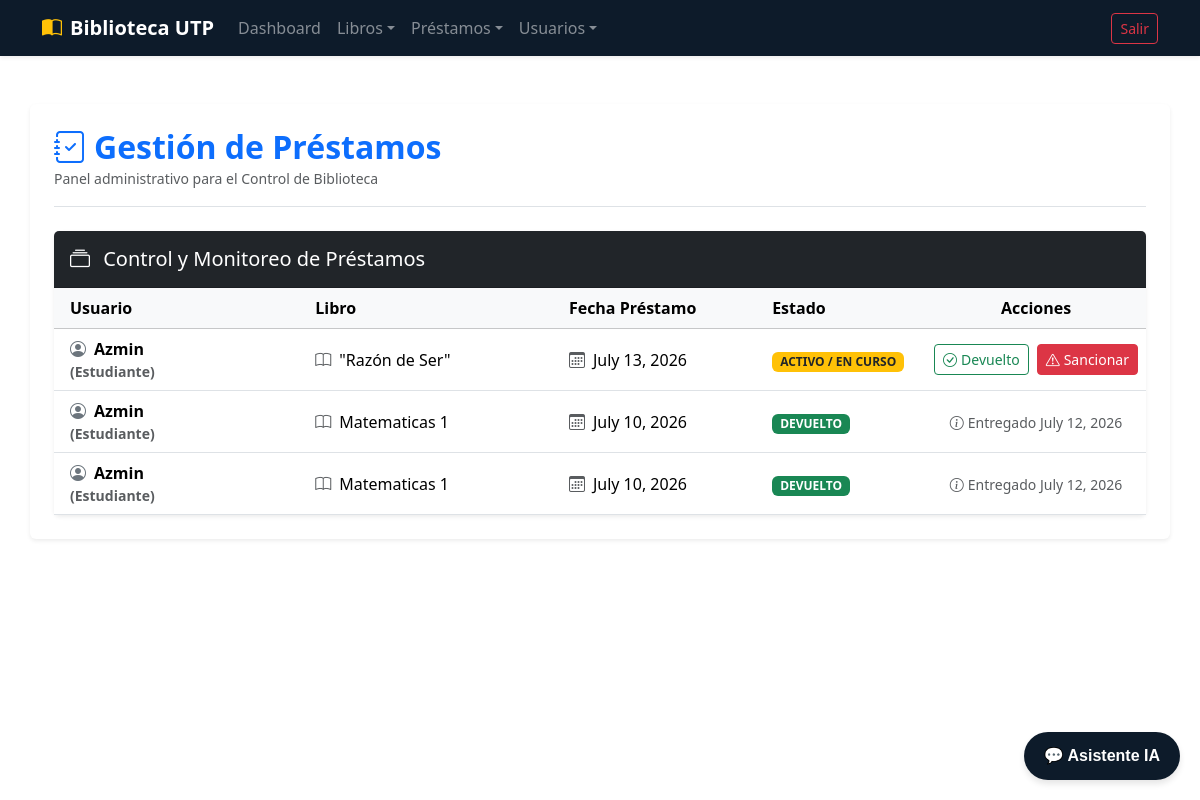
/prestamos/gestion/ (signed in), run on an earlier commit of the app's database.
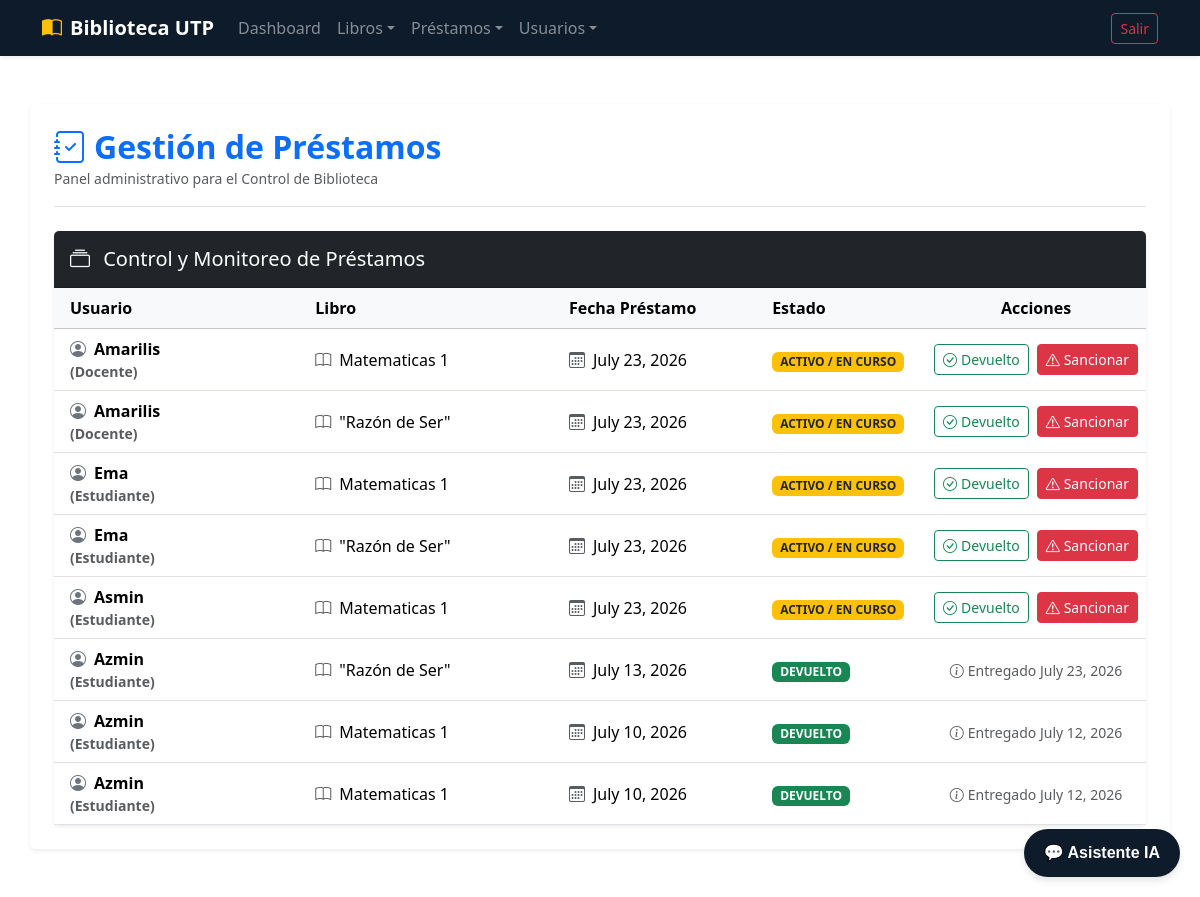
And on a later commit of the database.
### apps/prestamos/models.py (models this page shows, shortened)
class Prestamo(models.Model):
    ESTADOS = (
        ('activo', 'Activo / En Curso'),
        ('devuelto', 'Devuelto'),
        ('atrasado', 'Atrasado / Con Multa'),
    )
    usuario = models.ForeignKey(settings.AUTH_USER_MODEL, on_delete=models.CASCADE)
    libro = models.ForeignKey(Libro, on_delete=models.CASCADE)
    fecha_prestamo = models.DateField(auto_now_add=True)  # Se pone la fecha de hoy automáticamente
    fecha_devolucion_esperada = models.DateField()       # Fecha límite para devolverlo
    fecha_devolucion_real = models.DateField(blank=True, null=True) # Se llena cuando entreguen el libro
    estado = models.CharField(max_length=20, choices=ESTADOS, default='activo')

### apps/usuarios/models.py (models this page shows, shortened)
class Usuario(AbstractUser):
    ROLES = (
        ('estudiante', 'Estudiante'),
        ('docente', 'Docente'),
        ('bibliotecario', 'Bibliotecario'),
    )
    GRADOS = (
        ('primaria', 'Primaria'),
        ('secundaria', 'Secundaria'),
        ('ninguno', 'Ninguno / Personal'),
    )
    rol = models.CharField(max_length=20, choices=ROLES, default='estudiante')
    grado_escolar = models.CharField(max_length=20, choices=GRADOS, default='ninguno')

### apps/libros/models.py (models this page shows, shortened)
class Libro(models.Model):
    GRADOS_DESTINO = (
        ('primaria', 'Primaria'),
        ('secundaria', 'Secundaria'),
        ('general', 'General (Todos)'),
    )
    titulo = models.CharField(max_length=200)
    autor = models.CharField(max_length=150)
    categoria = models.CharField(max_length=100)
    archivo_pdf = models.FileField(upload_to='libros_pdfs/') # Para subir el archivo digital
    portada = models.ImageField(upload_to='portadas/', blank=True, null=True)
    grado_objetivo = models.CharField(max_length=20, choices=GRADOS_DESTINO, default='general')
    ejemplares_disponibles = models.PositiveIntegerField(default=1)

### apps/prestamos/views.py (the view)
# urls.py: path('gestion/', views.GestionPrestamosView.as_view(), name='gestion_prestamos'),
class GestionPrestamosView(LoginRequiredMixin, BibliotecarioRequiredMixin, ListView):
    model = Prestamo
    template_name = 'prestamos/gestion.html'
    context_object_name = 'prestamos'
    def get_queryset(self):
        return Prestamo.objects.all().order_by('-fecha_prestamo')

### apps/prestamos/views.py (called while the page is built)
    def test_func(self):
        return self.request.user.is_superuser or self.request.user.rol == 'bibliotecario'

### apps/prestamos/templates/prestamos/gestion.html (shortened to what this page needs)
{% extends 'usuarios/base.html' %}
{% block content %}
<link href="https://cdn.jsdelivr.net/npm/bootstrap@5.3.2/dist/css/bootstrap.min.css" rel="stylesheet">
<link href="https://cdn.jsdelivr.net/npm/bootstrap-icons@1.11.1/font/bootstrap-icons.css" rel="stylesheet">
<div class="container my-5 p-4 bg-white rounded shadow-sm">
    <div class="d-flex justify-content-between align-items-center mb-4 pb-3 border-bottom">
        <div>
            <h2 class="text-primary fw-bold mb-0"><i class="bi bi-journal-check me-2"></i>Gestión de Préstamos</h2>
            <small class="text-muted">Panel administrativo para el Control de Biblioteca</small>
        </div>
    </div>
    <div class="card shadow-sm border-0">
        <div class="card-header bg-dark text-white py-3">
            <h5 class="card-title mb-0"><i class="bi bi-collection me-2"></i> Control y Monitoreo de Préstamos</h5>
        </div>
        <div class="card-body p-0">
            <div class="table-responsive">
                <table class="table table-hover align-middle mb-0">
                    <thead class="table-light">
                        <tr>
                            <th class="ps-3" style="width: 25%;">Usuario</th>
                            <th style="width: 25%;">Libro</th>
                            <th style="width: 20%;">Fecha Préstamo</th>
                            <th style="width: 15%;">Estado</th>
                            <th class="text-center" style="width: 15%;">Acciones</th>
                        </tr>
                    </thead>
                    <tbody>
                        {% for p in prestamos %}
                        <tr>
                            <td class="fw-semibold ps-3">
                                <i class="bi bi-person-circle text-secondary me-2"></i>{{ p.usuario.username }}
                                <small class="text-muted d-block">({{ p.usuario.get_rol_display }})</small>
                            </td>
                            <td><i class="bi bi-book text-muted me-2"></i>{{ p.libro.titulo }}</td>
                            <td><i class="bi bi-calendar3 text-muted me-2"></i>{{ p.fecha_prestamo }}</td>
                            <td>
                                {% if p.estado == 'atrasado' %}
                                    <span class="badge bg-danger text-uppercase px-2 py-1.5">Atrasado / Con Multa</span>
                                {% elif p.estado == 'devuelto' %}
                                    <span class="badge bg-success text-uppercase px-2 py-1.5">Devuelto</span>
                                {% else %}
                                    <span class="badge bg-warning text-dark text-uppercase px-2 py-1.5">Activo / En Curso</span>
                                {% endif %}
                            </td>
                            <td class="text-center">
                                <div class="d-inline-flex gap-2">
                                    {% if p.estado != 'devuelto' %}
                                    <form action="{% url 'prestamos:devolver' p.id %}" method="post" class="m-0">
                                        <button type="submit" class="btn btn-sm btn-outline-success d-flex align-items-center">
                                            <i class="bi bi-check-circle me-1"></i> Devuelto
                                        </button>
                                    </form>
                                    {% endif %}
                                    {% if p.estado == 'activo' %}
                                    <form action="{% url 'prestamos:marcar_atraso' p.id %}" method="post" class="m-0">
                                        <button type="submit" class="btn btn-sm btn-danger d-flex align-items-center">
                                            <i class="bi bi-exclamation-triangle me-1"></i> Sancionar
                                        </button>
                                    </form>
                                    {% endif %}
                                    {% if p.estado == 'devuelto' %}
                                        <span class="text-muted small italic">
                                            <i class="bi bi-info-circle me-1"></i>Entregado {{ p.fecha_devolucion_real }}
                                        </span>
                                    {% endif %}
                                </div>
                            </td>
                        </tr>
                        {% empty %}
                        <tr>
                            <td colspan="5" class="text-center py-4 text-muted">
                                <i class="bi bi-inbox fs-3 d-block mb-2"></i> No hay préstamos registrados en el sistema.
                            </td>
                        </tr>
                        {% endfor %}
                    </tbody>
                </table>
            </div>
        </div>
    </div>
</div>
{% endblock %}

### apps/usuarios/templates/usuarios/base.html (shortened to what this page needs)
<!DOCTYPE html>
<html lang="es">
<head>
    <link href="https://cdn.jsdelivr.net/npm/bootstrap@5.3.2/dist/css/bootstrap.min.css" rel="stylesheet">
    <link href="https://cdn.jsdelivr.net/npm/bootstrap-icons@1.11.1/font/bootstrap-icons.css" rel="stylesheet">
</head>
<body>
    <nav class="navbar navbar-expand-lg navbar-dark navbar-custom shadow-sm mb-4">
        <div class="container">
            <a class="navbar-brand fw-bold text-white d-flex align-items-center" href="{% url 'prestamos:dashboard' %}">
                <i class="bi bi-book-half me-2 text-warning"></i> Biblioteca UTP
            </a>
            <div class="collapse navbar-collapse" id="navbarNav">
                <ul class="navbar-nav me-auto mb-2 mb-lg-0">
                    {% if user.rol == 'bibliotecario' or user.is_superuser %}
                    <li class="nav-item">
                        <a class="nav-link text-white-50" href="{% url 'prestamos:dashboard' %}">Dashboard</a>
                    </li>
                    {% endif %}
                    <li class="nav-item dropdown">
                        <a class="nav-link dropdown-toggle text-white-50" href="#" data-bs-toggle="dropdown">Libros</a>
                    </li>
                    <li class="nav-item dropdown">
                        <a class="nav-link dropdown-toggle text-white-50" href="#"
                            data-bs-toggle="dropdown">Préstamos</a>
                    </li>
                    {% if user.rol == 'bibliotecario' or user.is_superuser %}
                    <li class="nav-item dropdown">
                        <a class="nav-link dropdown-toggle text-white-50" href="#"
                            data-bs-toggle="dropdown">Usuarios</a>
                    </li>
                    {% endif %}
                </ul>
                <div class="d-flex">
                    {% if user.is_authenticated %}
                    <form action="{% url 'usuarios:logout' %}" method="post" class="d-inline">
                        <button type="submit" class="btn btn-outline-danger btn-sm">Salir</button>
                    </form>
                    {% else %}
                    <a href="{% url 'usuarios:login' %}" class="btn btn-outline-light btn-sm">Entrar</a>
                    {% endif %}
                </div>
            </div>
        </div>
    </nav>
    <main>
        {% block content %}
        {% endblock %}
    </main>
    {% if user.is_authenticated %}
    <div id="chat-widget-container">
        <button id="chat-toggle-btn" onclick="toggleChat()">💬 Asistente IA</button>
    </div>
    {% endif %}
</body>
</html>

### apps/usuarios/templates/usuarios/base.html (style rules this page uses)
body { background-color: #f8f9fa; }
.navbar-custom { background-color: #0d1b2a; }
#chat-widget-container { position: fixed; bottom: 20px; right: 20px; z-index: 1000; font-family: Arial, sans-serif; }
#chat-toggle-btn { background-color: #0d1b2a; color: white; border: none; border-radius: 50px; padding: 12px 20px; cursor: pointer; font-weight: bold; box-shadow: 0 4px 6px rgba(0, 0, 0, 0.1); }

What changed in the data, as far as the page shows it:
added Prestamo: usuario.username "Amarilis", usuario.rol "Docente", libro.titulo "Matematicas 1", fecha_prestamo "July 23, 2026", estado "ACTIVO / EN CURSO"
added Prestamo: usuario.username "Amarilis", usuario.rol "Docente", libro.titulo "\"Razón de Ser\"", fecha_prestamo "July 23, 2026", estado "ACTIVO / EN CURSO"
added Prestamo: usuario.username "Ema", usuario.rol "Estudiante", libro.titulo "Matematicas 1", fecha_prestamo "July 23, 2026", estado "ACTIVO / EN CURSO"
added Prestamo: usuario.username "Ema", usuario.rol "Estudiante", libro.titulo "\"Razón de Ser\"", fecha_prestamo "July 23, 2026", estado "ACTIVO / EN CURSO"
added Prestamo: usuario.username "Asmin", usuario.rol "Estudiante", libro.titulo "Matematicas 1", fecha_prestamo "July 23, 2026", estado "ACTIVO / EN CURSO"
changed Prestamo "July 13, 2026": fecha_devolucion_real (not shown) → "July 23, 2026"; estado "ACTIVO / EN CURSO Devuelto Sancionar" → "DEVUELTO Entregado"
